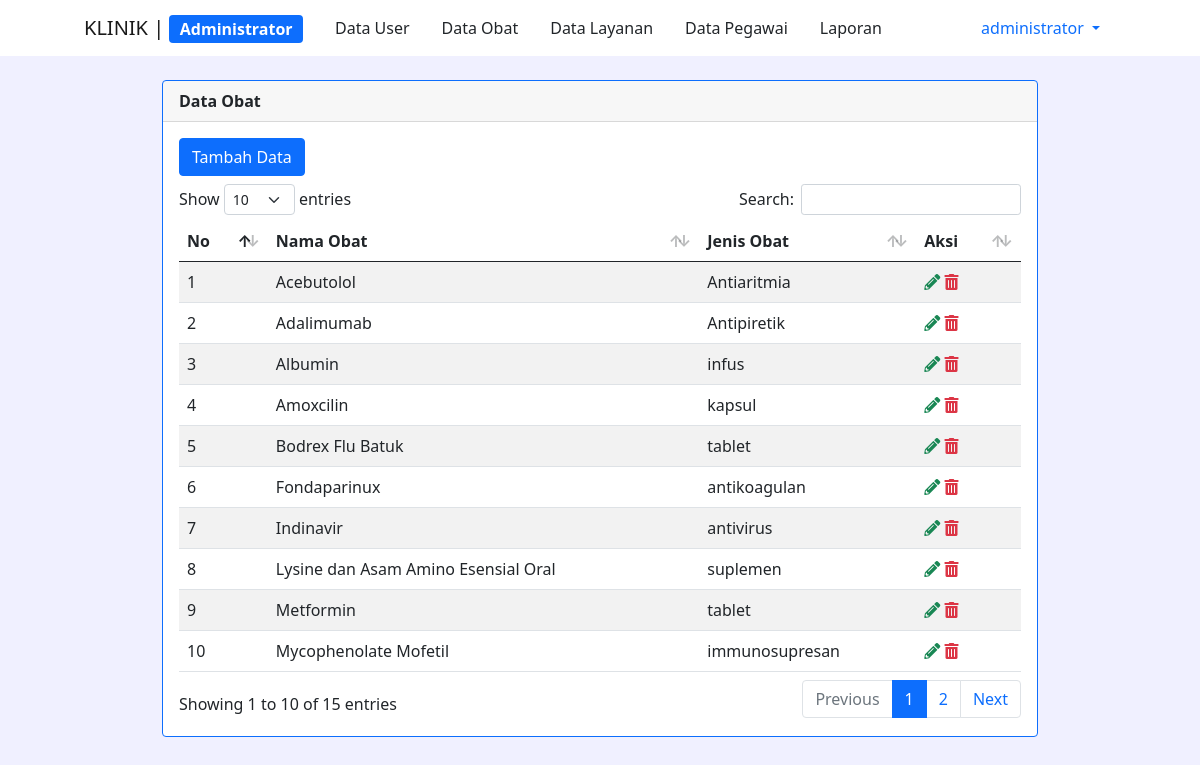
Page /pages/admin/data_obat.php (signed in) on the committed database.
### tables this page shows
CREATE TABLE `obat` (
  `id` int(11) NOT NULL,
  `nama_obat` varchar(50) NOT NULL,
  `jenis_obat` varchar(20) NOT NULL
);

### pages/admin/data_obat.php (the view, shortened to what this page needs)
<?php
include '../../layouts/backend/header.php';
?>
<div class="container-fluid">
  <div class="row col">
    <?php include_once('../../layouts/menu.php'); ?>
  </div>
  <div class="row d-flex justify-content-center mt-4 mx-5">
    <div class="col-10">
      <div class="card border-primary mb-3">
        <div class="card-header fw-bold">Data Obat</div>
        <div class="card-body">
          <h5 class="card-title"><a href="../obat_data/tambah.php" class="btn btn-primary">Tambah Data</a></h5>
          <table id="example" class="table table-striped" style="width:100%">
            <thead>
              <tr>
                <th>No</th>
                <th>Nama Obat</th>
                <th>Jenis Obat</th>
                <th>Aksi</th>
              </tr>
            </thead>
            <tbody>
              <?php
              $query = "SELECT * FROM obat ORDER BY nama_obat ASC";
              $result = mysqli_query($koneksi, $query);
              $no = 1;
              while ($row = mysqli_fetch_assoc($result)) {
              ?>
                <tr>
                  <td><?php echo $no; ?></td>
                  <td><?php echo $row['nama_obat']; ?></td>
                  <td><?php echo $row['jenis_obat']; ?></td>
                  <td>
                    <a href="../obat_data/edit.php?id=<?php echo $row['id']; ?>" class="text-success"><i class="fas fa-pencil-alt"></i></a>
                    <a href="../obat_data/hapus.php?id=<?php echo $row['id']; ?>" class="text-danger"><i class="fas fa-trash-alt"></i></a>
                  </td>
                </tr>
              <?php
                $no++;
              }
              ?>
            </tbody>
          </table>
        </div>
      </div>
    </div>
  </div>
</div>
<?php include '../../layouts/backend/footer.php'; ?>

### rows in the picture
obat: nama_obat "Acebutolol", jenis_obat "Antiaritmia"
obat: nama_obat "Adalimumab", jenis_obat "Antipiretik"
obat: nama_obat "Albumin", jenis_obat "infus"
obat: nama_obat "Amoxcilin", jenis_obat "kapsul"
obat: nama_obat "Bodrex Flu Batuk", jenis_obat "tablet"
obat: nama_obat "Fondaparinux", jenis_obat "antikoagulan"
obat: nama_obat "Indinavir", jenis_obat "antivirus"
obat: nama_obat "Lysine dan Asam Amino Esensial Oral", jenis_obat "suplemen"
obat: nama_obat "Metformin", jenis_obat "tablet"
obat: nama_obat "Mycophenolate Mofetil", jenis_obat "immunosupresan"

### other values in the picture
$_SESSION['username'] "administrator"
